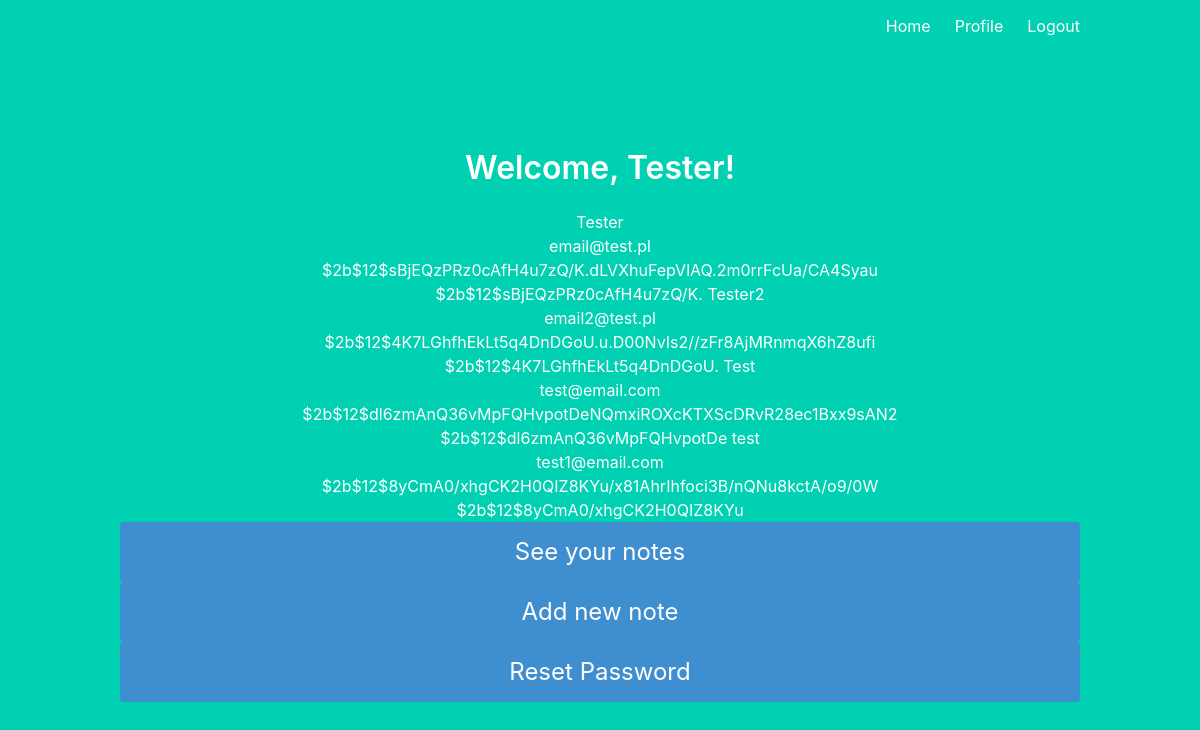
The app's page /profile (signed in), older data.
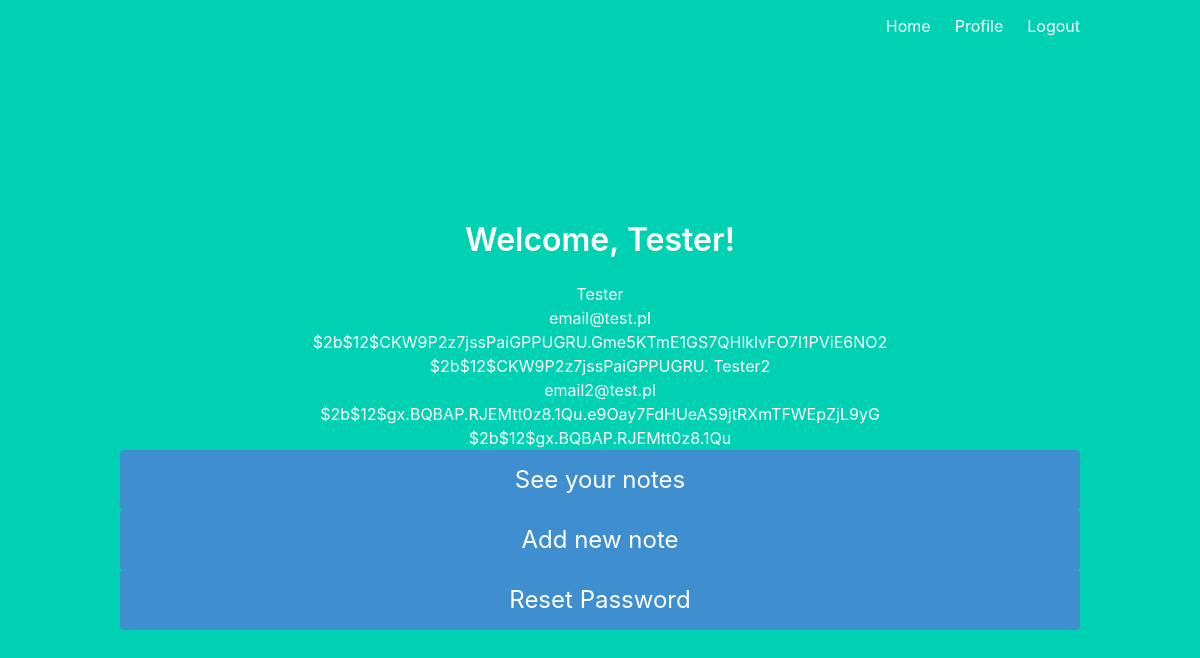
The same page, newer data.
### database.py (models this page shows, shortened)
class User(UserMixin, db.Model):
    id = db.Column(db.Integer, primary_key=True)
    login = db.Column(db.String(), index=True, unique=True)
    password = db.Column(db.String())
    salt = db.Column(db.String())
    email = db.Column(db.String(), index=True, unique=True)

### main.py (the view)
@main.route('/profile')
@login_required
def profile():
    usersData = User.query.all()
    return render_template('profile.html', name=current_user.login, UsersData = usersData)

### __init__.py (called while the page is built)
@login_manager.user_loader
def load_user(user_id):
    return User.query.get(int(user_id))

### templates/profile.html
{% extends "base.html" %}
{% block content %}
<h1 class="title">
  Welcome, {{ name }}!
</h1>
<div>
  {% for user in UsersData %}
  {{user.login}}<br />
  {{user.email}}<br />
  {{user.password}}<br />
  {{user.salt}}
  {% endfor %}
</div>
<a class="button is-block is-info is-large is-fullwidth"  href="{{ url_for('main.notes') }}">
  See your notes
</a>
<a class="button is-block is-info is-large is-fullwidth"  href="{{ url_for('main.addNote') }}">
  Add new note
</a>
<a class="button is-block is-info is-large is-fullwidth" href="{{ url_for('auth.passwordResetPassword') }}">
  Reset Password
</a>
{% endblock %}

### templates/base.html (shortened to what this page needs)
<!DOCTYPE html>
<html>
<head>
    <link rel="stylesheet" href="https://cdnjs.cloudflare.com/ajax/libs/bulma/0.7.2/css/bulma.min.css" />
</head>
<body>
    <section class="hero is-primary is-fullheight">
        <div class="hero-head">
            <nav class="navbar">
                <div class="container">
                    <div id="navbarMenuHeroA" class="navbar-menu">
                        <div class="navbar-end">
                            <a href="{{ url_for('main.index') }}" class="navbar-item">
                                Home
                            </a>
                            {% if current_user.is_authenticated %}
                            <a href="{{ url_for('main.profile') }}" class="navbar-item">
                                Profile
                            </a>
                            {% endif %}
                            {% if current_user.is_authenticated %}
                            <a href="{{ url_for('auth.logout') }}" class="navbar-item">
                                Logout
                            </a>
                            {% endif %}
                        </div>
                    </div>
                </div>
            </nav>
        </div>
        <div class="hero-body">
            <div class="container has-text-centered">
               {% block content %}
               {% endblock %}
            </div>
        </div>
    </section>
</body>
</html>

Row changes from the older to the newer data that the page shows:
removed User: login "Test", email "test@email.com", password "$2b$12$dl6zmAnQ36vMpFQHvpotDeNQmxiROXcKTXScDRvR28ec1Bxx9sAN2", salt "$2b$12$dl6zmAnQ36vMpFQHvpotDe"
removed User: login "test", email "test1@email.com", password "$2b$12$8yCmA0/xhgCK2H0QIZ8KYu/x81AhrIhfoci3B/nQNu8kctA/o9/0W", salt "$2b$12$8yCmA0/xhgCK2H0QIZ8KYu"
changed User "Tester": password "$2b$12$sBjEQzPRz0cAfH4u7zQ/K.dLVXhuFepVlAQ.2m0rrFcUa/CA4Syau" → "$2b$12$CKW9P2z7jssPaiGPPUGRU.Gme5KTmE1GS7QHlklvFO7I1PViE6NO2"; salt "$2b$12$sBjEQzPRz0cAfH4u7zQ/K." → "$2b$12$CKW9P2z7jssPaiGPPUGRU."
changed User "Tester2": password "$2b$12$4K7LGhfhEkLt5q4DnDGoU.u.D00NvIs2//zFr8AjMRnmqX6hZ8ufi" → "$2b$12$gx.BQBAP.RJEMtt0z8.1Qu.e9Oay7FdHUeAS9jtRXmTFWEpZjL9yG"; salt "$2b$12$4K7LGhfhEkLt5q4DnDGoU." → "$2b$12$gx.BQBAP.RJEMtt0z8.1Qu"
